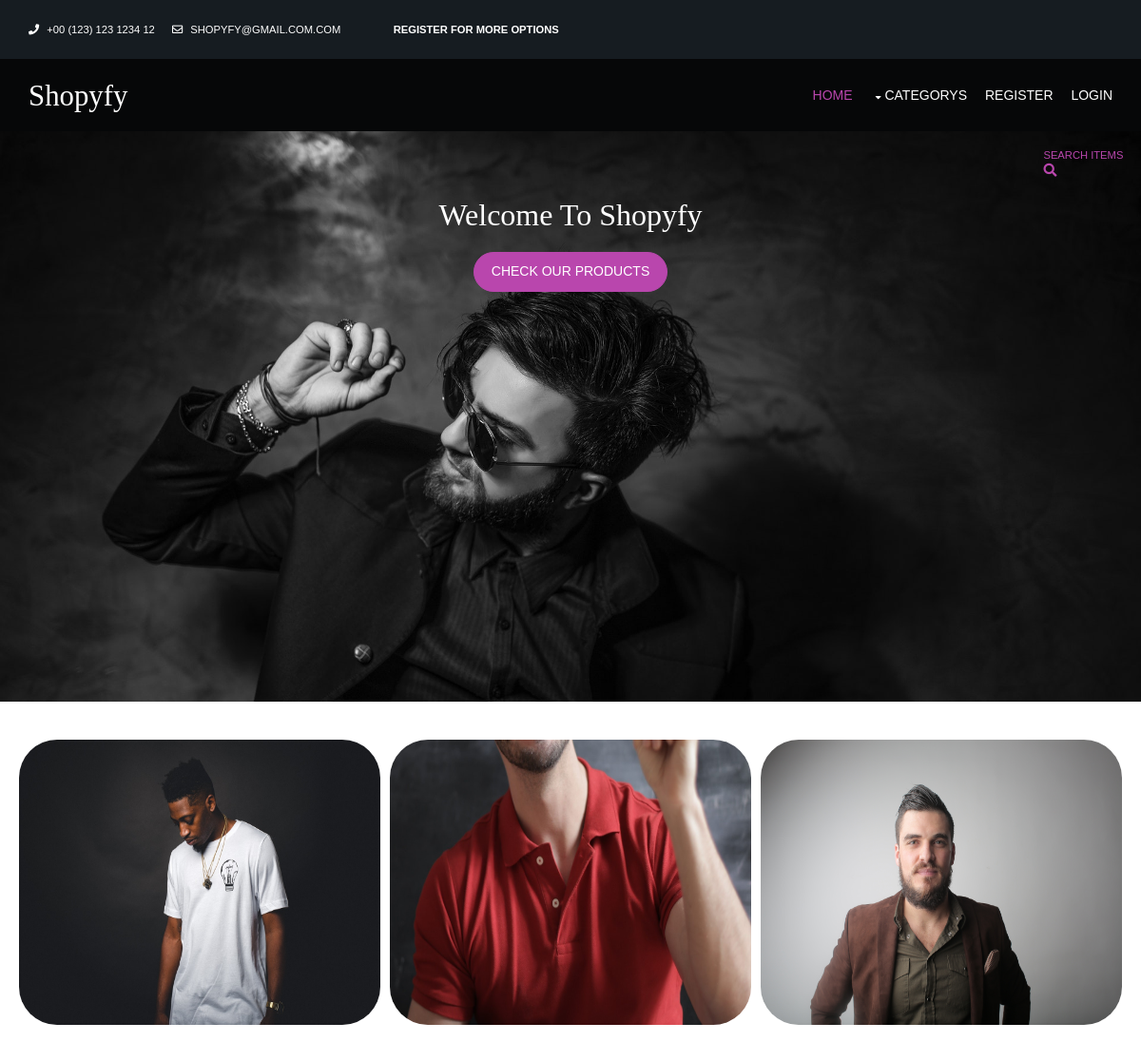
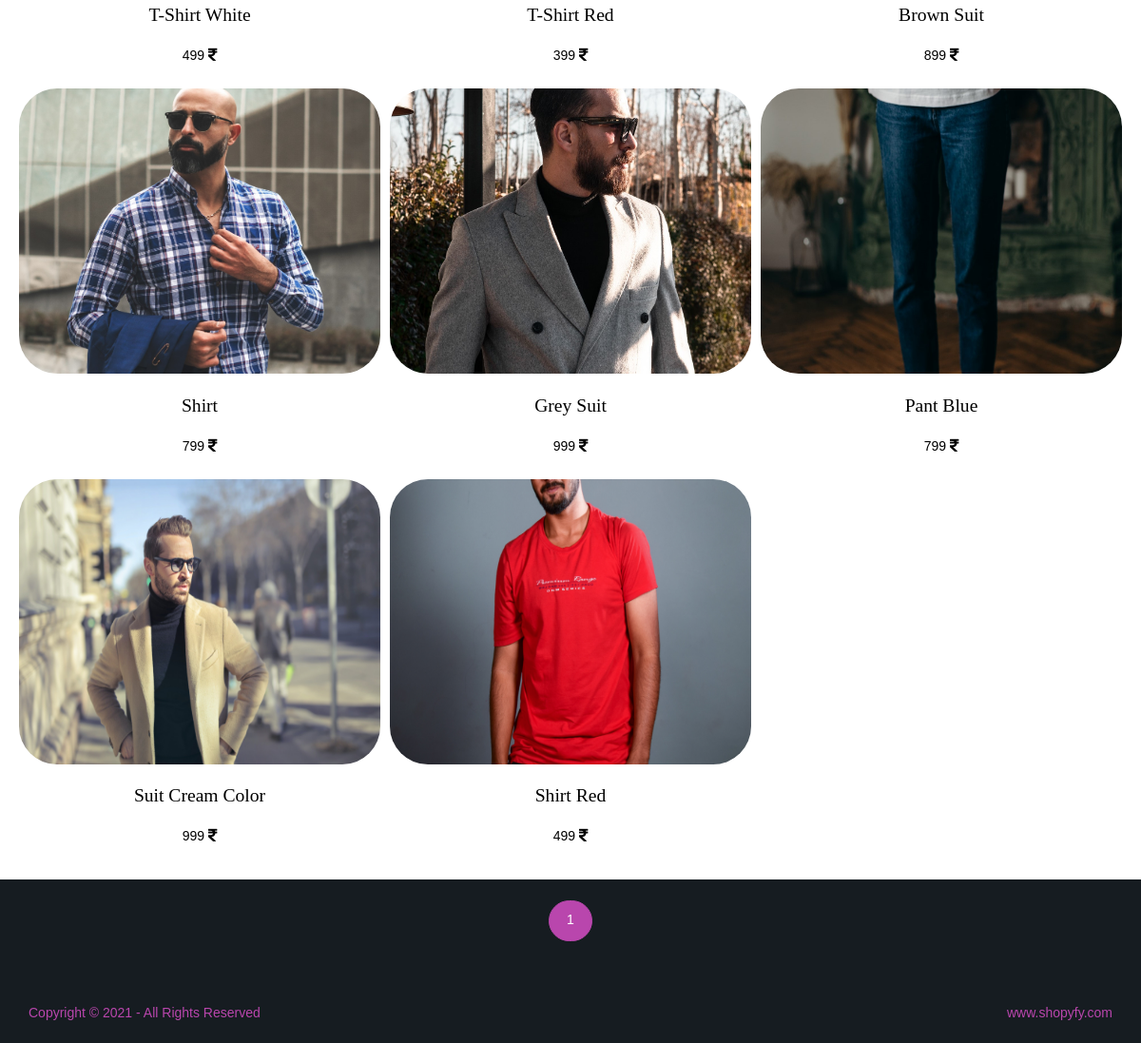
Screenshot of /mens-collection/ with the database file from the repository (2 pictures, top to bottom).
### shop/models.py (models this page shows, shortened)
class Products(models.Model):
    name=models.CharField(max_length=150,unique=True)
    slug=models.SlugField(max_length=150,unique=True)
    img=models.ImageField(upload_to='product')
    desc=models.TextField()
    stock=models.IntegerField()
    available=models.BooleanField()
    price=models.IntegerField()
    category=models.ForeignKey(Category,on_delete=models.CASCADE)
    def get_url(self):
        return reverse('item_details',args=[self.category.slug,self.slug])

### shop/views.py (the view)
# urls.py: path('',views.home,name='home'),
def home(request,c_slug=None):
    c_page=None
    product=None
    if c_slug!=None:
        c_page=get_object_or_404(Category,slug=c_slug)
        product=Products.objects.filter(category=c_page,available=True)
    else:
        product=Products.objects.all().filter(available=True)
    categ=Category.objects.all()
    paginator=Paginator(product,8)
    try:
        page=int(request.GET.get('page','1'))
    except:
        page=1
    try:
        prod=paginator.page(page)
    except(EmptyPage,InvalidPage):
        prod=paginator.page(paginator.num_pages)
    return render(request,'index.html',{'pr':product,'ct':categ,'pg':prod})

### cart/context_processor.py (called while the page is built)
def count(request):
    item_count=0
    if 'admin' in request.path:
        return {}
    else:
        try:
            ct=cartlist.objects.filter(cart_id=c_id(request))
            cti=items.objects.all().filter(cart=ct[:1])
            for c in cti:
                item_count+=c.quan
        except cartlist.DoesNotExist:
            item_count=0
        return dict(itc=item_count)

### cart/views.py (called while the page is built)
def c_id(request):
    ct_id=request.session.session_key
    if not ct_id:
        ct_id=request.session.create()
    return ct_id

### shop/models.py (called while the page is built)
    def get_url(self):
        return reverse('product_category',args=[self.slug])

### templates/index.html (shortened to what this page needs)
{% extends 'base.html' %}
{% load static %}
{% block content %}
<html lang="">
<head>
<link rel="stylesheet" href="https://cdnjs.cloudflare.com/ajax/libs/font-awesome/4.7.0/css/font-awesome.min.css">
<link href="{% static 'layout/styles/layout.css' %}" rel="stylesheet" type="text/css" media="all">
</head>
<body id="top">
    <div class="prof" style="background-image:url({% static 'images/demo/backgrounds/ban2.jpg' %});">
      <div id="topbar">
        <div class="fl_right">
          <ul class="nospace">
            <li id="searchform">Search Items&nbsp;&nbsp;&nbsp;&nbsp;&nbsp;&nbsp;
            </li>
          </ul>
          </div>
        </div>
        <center><h1 class="heading">Welcome To Shopyfy</h1></center>
        <footer><center><a class="btn" href="#prod">Check Our Products</a></center></footer>
  </div>
<div class="wrappers" id="prod">
  {% for i in pg.object_list %}
  <div class="box"><a href="{{i.get_url}}"><img src="{{i.img.url}}"></a><br><br>
    <center><h5>{{i.name}}</h5>
    <p>{{i.price}} <i class="fa fa-rupee" style="font-size:15px"></i></p></center>
  </div>
  {% endfor %}
</div>
<br>
<center>
  {% for p in pg.paginator.page_range %}
<a href="?page={{p}}" class="btn btn-light btn-sm {% if pg.number == p %} active {% endif %}">{{p}}</a>
  {% endfor %}
</center>
<br><br>
<div class="wrapper">
  <div id="copyright" class="hoc clear">
    <p class="fl_left"><a href="#">Copyright &copy; 2021 - All Rights Reserved</a></p>
    <p class="fl_right"><a target="_blank" href="" title="Free Website Templates">www.shopyfy.com</a></p>
  </div>
</div>
</body>
</html>
{% endblock %}

### static/layout/styles/layout.css (style rules this page uses)
#topbar { padding:20px 0; font-size:.8rem; text-transform:uppercase; }
#topbar ul li { display:inline-block; margin-right:15px; }
#topbar ul li:last-child { margin-right:0; padding-right:0; border-right:none; }
#topbar #searchform { position:relative; line-height:1; z-index:9999; }
#topbar #searchform::after { display:block; height:18px; line-height:18px; padding:0; font-family:"Font Awesome\ 5 Free"; font-weight:900; font-size:1rem; content:"\f002"; }
#topbar #searchform ::placeholder { text-transform:capitalize; }
#copyright { padding:20px 0; }
#copyright * { margin:0; padding:0; }
*, *::before, *::after { transition:all .3s ease-in-out; }
body { color:#A5A6AA; background-color:#161C21; }
a { color:#B946AD; }
.btn, .btn.inverse:hover { color:#FFFFFF; background-color:#B946AD; border-color:#B946AD; }
#topbar #searchform { color:#B946AD; }
@media screen and (min-width:1140px) { .hoc { max-width:1140px; } }

### static/layout/styles/framework.css (style rules this page uses)
html { overflow-y:scroll; overflow-x:hidden; }
html, body { margin:0; padding:0; font-size:14px; line-height:1.6em; }
*, *::before, *::after { box-sizing:border-box; }
.nospace { margin:0; padding:0; list-style:none; }
.btn { display:inline-block; padding:8px 18px 10px; text-transform:uppercase; border:1px solid; }
.clear, .group { display:block; }
.clear::before, .clear::after, .group::before, .group::after { display:table; content:""; }
.clear, .clear::after, .group, .group::after { clear:both; }
a { outline:none; text-decoration:none; }
.fl_left, .imgl { float:left; }
.fl_right, .imgr { float:right; }
img { width:auto; max-width:100%; height:auto; margin:0; padding:0; border:none; line-height:normal; vertical-align:middle; }
body, input, textarea, select { font-family:Verdana, Geneva, sans-serif; }
h1, h2, h3, h4, h5, h6, .heading { font-family:Georgia, "Times New Roman", Times, serif; }
::placeholder { opacity:1; }
h1, h2, h3, h4, h5, h6, .heading { margin:0 0 20px 0; font-size:1.4rem; line-height:normal; font-weight:normal; text-transform:capitalize; }
.wrapper { display:block; position:relative; width:100%; margin:0; padding:0; text-align:left; word-wrap:break-word; }
.hoc { display:block; margin:0 auto; }
address, article, aside, figcaption, figure, footer, header, main, nav, section { display:block; margin:0; padding:0; }

### templates/index.html (style rules this page uses)
.wrappers { background-color: white; padding: 20px; padding-top: 40px; display: grid; grid-template-columns: repeat(auto-fit,minmax(300px, 1fr)); grid-gap: 10px; }
img { width: 500px; height: 300px; border-radius:40px; cursor: pointer; }
p { color: black; }
h5 { color: black; }
.prof { background-size: cover; display: grid; grid-template-columns: repeat(auto-fit); height: 600px; }
.btn { border-radius: 50px; }
.heading { color: white; font-size: xx-large; }

### rows the page displays
Products: img (picture), name "T-Shirt White", price "499"
Products: img (picture), name "T-Shirt Red", price "399"
Products: img (picture), name "Brown Suit", price "899"
Products: img (picture), name "Shirt", price "799"
Products: img (picture), name "Grey Suit", price "999"
Products: img (picture), name "Pant Blue", price "799"
Products: img (picture), name "Suit Cream Color", price "999"
Products: img (picture), name "Shirt Red", price "499"

### other values shown
{{ p }} "1"
